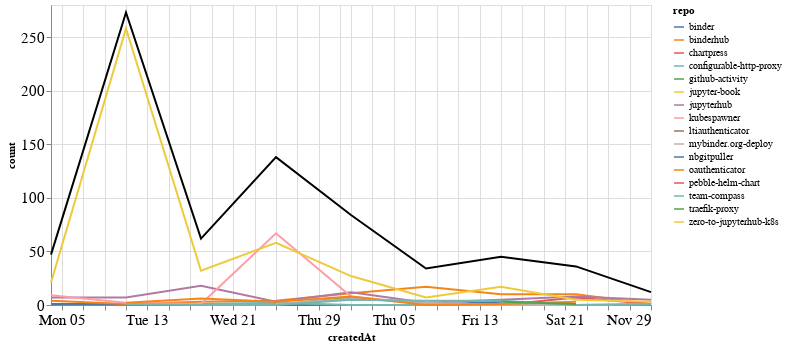

Source (notebook cell):
### Markdown cell above
## Comments

### Code cell
comments_time = comments.groupby('repo').resample('W', on='createdAt').count()['author'].reset_index()
comments_time = comments_time.rename(columns={'author': 'count'})
comments_time_total = comments_time.groupby('createdAt').agg({"count": "sum"}).reset_index()
ch1 = alt.Chart(comments_time, width=600).mark_line().encode(
    x='createdAt',
    y='count',
    color='repo',
    tooltip="repo"
)

ch2 = alt.Chart(comments_time_total, width=600).mark_line(color="black").encode(
    x='createdAt',
    y='count',
)

ch1 + ch2

### Figure 1 — Vega-Lite specification as saved in the notebook (floating-point values rounded to 4 significant figures)
{"config": {"axisLeft": {"labelFontSize": 15}, "axisBottom": {"labelFontSize": 15}}, "layer": [{"data": {"name": "data-955c3380c8055ef0dd5042268d13ec4c"}, "mark": "line", "encoding": {"color": {"type": "nominal", "field": "repo"}, "tooltip": {"type": "nominal", "field": "repo"}, "x": {"type": "temporal", "field": "createdAt"}, "y": {"type": "quantitative", "field": "count"}}, "width": 600}, {"data": {"name": "data-f16d7af0694097ae068fe30126fe1c71"}, "mark": {"type": "line", "color": "black"}, "encoding": {"x": {"type": "temporal", "field": "createdAt"}, "y": {"type": "quantitative", "field": "count"}}, "width": 600}], "$schema": "https://vega.github.io/schema/vega-lite/v4.8.1.json", "datasets": {"data-955c3380c8055ef0dd5042268d13ec4c": [{"repo": "binder", "createdAt": "2020-10-04T00:00:00", "count": 1}, {"repo": "binder", "createdAt": "2020-10-11T00:00:00", "count": 1}, {"repo": "binder", "createdAt": "2020-10-18T00:00:00", "count": 1}, {"repo": "binder", "createdAt": "2020-10-25T00:00:00", "count": 0}, {"repo": "binder", "createdAt": "2020-11-01T00:00:00", "count": 0}, {"repo": "binder", "createdAt": "2020-11-08T00:00:00", "count": 0}, {"repo": "binder", "createdAt": "2020-11-15T00:00:00", "count": 3}, {"repo": "binderhub", "createdAt": "2020-10-04T00:00:00", "count": 4}, {"repo": "binderhub", "createdAt": "2020-10-11T00:00:00", "count": 1}, {"repo": "binderhub", "createdAt": "2020-10-18T00:00:00", "count": 3}, {"repo": "binderhub", "createdAt": "2020-10-25T00:00:00", "count": 4}, {"repo": "binderhub", "createdAt": "2020-11-01T00:00:00", "count": 11}, {"repo": "binderhub", "createdAt": "2020-11-08T00:00:00", "count": 17}, {"repo": "binderhub", "createdAt": "2020-11-15T00:00:00", "count": 10}, {"repo": "binderhub", "createdAt": "2020-11-22T00:00:00", "count": 10}, {"repo": "binderhub", "createdAt": "2020-11-29T00:00:00", "count": 1}, {"repo": "chartpress", "createdAt": "2020-11-08T00:00:00", "count": 1}, {"repo": "chartpress", "createdAt": "2020-11-15T00:00:00", "count": 0}, {"repo": "chartpress", "createdAt": "2020-11-22T00:00:00", "count": 7}, {"repo": "chartpress", "createdAt": "2020-11-29T00:00:00", "count": 1}, {"repo": "configurable-http-proxy", "createdAt": "2020-10-18T00:00:00", "count": 1}, {"repo": "configurable-http-proxy", "createdAt": "2020-10-25T00:00:00", "count": 2}, {"repo": "configurable-http-proxy", "createdAt": "2020-11-01T00:00:00", "count": 0}, {"repo": "configurable-http-proxy", "createdAt": "2020-11-08T00:00:00", "count": 0}, {"repo": "configurable-http-proxy", "createdAt": "2020-11-15T00:00:00", "count": 1}, {"repo": "github-activity", "createdAt": "2020-10-11T00:00:00", "count": 1}, {"repo": "github-activity", "createdAt": "2020-10-18T00:00:00", "count": 0}, {"repo": "github-activity", "createdAt": "2020-10-25T00:00:00", "count": 0}, {"repo": "github-activity", "createdAt": "2020-11-01T00:00:00", "count": 7}, {"repo": "jupyter-book", "createdAt": "2020-10-04T00:00:00", "count": 2}, {"repo": "jupyterhub", "createdAt": "2020-10-04T00:00:00", "count": 7}, {"repo": "jupyterhub", "createdAt": "2020-10-11T00:00:00", "count": 7}, {"repo": "jupyterhub", "createdAt": "2020-10-18T00:00:00", "count": 18}, {"repo": "jupyterhub", "createdAt": "2020-10-25T00:00:00", "count": 3}, {"repo": "jupyterhub", "createdAt": "2020-11-01T00:00:00", "count": 12}, {"repo": "jupyterhub", "createdAt": "2020-11-08T00:00:00", "count": 2}, {"repo": "jupyterhub", "createdAt": "2020-11-15T00:00:00", "count": 5}, {"repo": "jupyterhub", "createdAt": "2020-11-22T00:00:00", "count": 8}, {"repo": "jupyterhub", "createdAt": "2020-11-29T00:00:00", "count": 5}, {"repo": "kubespawner", "createdAt": "2020-10-04T00:00:00", "count": 9}, {"repo": "kubespawner", "createdAt": "2020-10-11T00:00:00", "count": 2}, {"repo": "kubespawner", "createdAt": "2020-10-18T00:00:00", "count": 1}, {"repo": "kubespawner", "createdAt": "2020-10-25T00:00:00", "count": 67}, {"repo": "kubespawner", "createdAt": "2020-11-01T00:00:00", "count": 8}, {"repo": "kubespawner", "createdAt": "2020-11-08T00:00:00", "count": 1}, {"repo": "kubespawner", "createdAt": "2020-11-15T00:00:00", "count": 0}, {"repo": "kubespawner", "createdAt": "2020-11-22T00:00:00", "count": 0}, {"repo": "kubespawner", "createdAt": "2020-11-29T00:00:00", "count": 1}, {"repo": "ltiauthenticator", "createdAt": "2020-11-15T00:00:00", "count": 1}, {"repo": "mybinder.org-deploy", "createdAt": "2020-10-25T00:00:00", "count": 1}, {"repo": "mybinder.org-deploy", "createdAt": "2020-11-01T00:00:00", "count": 6}, {"repo": "mybinder.org-deploy", "createdAt": "2020-11-08T00:00:00", "count": 2}, {"repo": "mybinder.org-deploy", "createdAt": "2020-11-15T00:00:00", "count": 0}, {"repo": "mybinder.org-deploy", "createdAt": "2020-11-22T00:00:00", "count": 1}, {"repo": "nbgitpuller", "createdAt": "2020-10-04T00:00:00", "count": 3}, {"repo": "oauthenticator", "createdAt": "2020-10-11T00:00:00", "count": 2}, {"repo": "oauthenticator", "createdAt": "2020-10-18T00:00:00", "count": 6}, {"repo": "oauthenticator", "createdAt": "2020-10-25T00:00:00", "count": 3}, {"repo": "oauthenticator", "createdAt": "2020-11-01T00:00:00", "count": 8}, {"repo": "oauthenticator", "createdAt": "2020-11-08T00:00:00", "count": 0}, {"repo": "oauthenticator", "createdAt": "2020-11-15T00:00:00", "count": 1}, {"repo": "oauthenticator", "createdAt": "2020-11-22T00:00:00", "count": 3}, {"repo": "pebble-helm-chart", "createdAt": "2020-11-22T00:00:00", "count": 1}, {"repo": "team-compass", "createdAt": "2020-10-11T00:00:00", "count": 1}, {"repo": "team-compass", "createdAt": "2020-10-18T00:00:00", "count": 0}, {"repo": "team-compass", "createdAt": "2020-10-25T00:00:00", "count": 0}, {"repo": "team-compass", "createdAt": "2020-11-01T00:00:00", "count": 5}, {"repo": "team-compass", "createdAt": "2020-11-08T00:00:00", "count": 4}, {"repo": "team-compass", "createdAt": "2020-11-15T00:00:00", "count": 4}, {"repo": "team-compass", "createdAt": "2020-11-22T00:00:00", "count": 0}, {"repo": "team-compass", "createdAt": "2020-11-29T00:00:00", "count": 1}, {"repo": "traefik-proxy", "createdAt": "2020-11-15T00:00:00", "count": 3}, {"repo": "traefik-proxy", "createdAt": "2020-11-22T00:00:00", "count": 1}, {"repo": "zero-to-jupyterhub-k8s", "createdAt": "2020-10-04T00:00:00", "count": 21}, {"repo": "zero-to-jupyterhub-k8s", "createdAt": "2020-10-11T00:00:00", "count": 258}, {"repo": "zero-to-jupyterhub-k8s", "createdAt": "2020-10-18T00:00:00", "count": 32}, {"repo": "zero-to-jupyterhub-k8s", "createdAt": "2020-10-25T00:00:00", "count": 58}, {"repo": "zero-to-jupyterhub-k8s", "createdAt": "2020-11-01T00:00:00", "count": 27}, {"repo": "zero-to-jupyterhub-k8s", "createdAt": "2020-11-08T00:00:00", "count": 7}, {"repo": "zero-to-jupyterhub-k8s", "createdAt": "2020-11-15T00:00:00", "count": 17}, {"repo": "zero-to-jupyterhub-k8s", "createdAt": "2020-11-22T00:00:00", "count": 5}, {"repo": "zero-to-jupyterhub-k8s", "createdAt": "2020-11-29T00:00:00", "count": 3}], "data-f16d7af0694097ae068fe30126fe1c71": [{"createdAt": "2020-10-04T00:00:00", "count": 47}, {"createdAt": "2020-10-11T00:00:00", "count": 273}, {"createdAt": "2020-10-18T00:00:00", "count": 62}, {"createdAt": "2020-10-25T00:00:00", "count": 138}, {"createdAt": "2020-11-01T00:00:00", "count": 84}, {"createdAt": "2020-11-08T00:00:00", "count": 34}, {"createdAt": "2020-11-15T00:00:00", "count": 45}, {"createdAt": "2020-11-22T00:00:00", "count": 36}, {"createdAt": "2020-11-29T00:00:00", "count": 12}]}}
